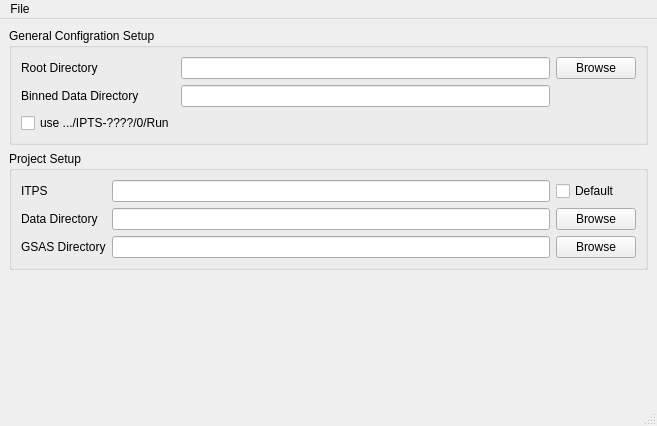
<?xml version="1.0" encoding="UTF-8"?>
<ui version="4.0">
 <class>MainWindow</class>
 <widget class="QMainWindow" name="MainWindow">
  <property name="geometry">
   <rect>
    <x>0</x>
    <y>0</y>
    <width>657</width>
    <height>426</height>
   </rect>
  </property>
  <property name="windowTitle">
   <string>MainWindow</string>
  </property>
  <widget class="QWidget" name="centralwidget">
   <layout class="QVBoxLayout" name="verticalLayout">
    <item>
     <widget class="QGroupBox" name="groupBox">
      <property name="title">
       <string>General Configration Setup</string>
      </property>
      <layout class="QGridLayout" name="gridLayout_2">
       <item row="1" column="0">
        <widget class="QLabel" name="label_5">
         <property name="text">
          <string>Binned Data Directory</string>
         </property>
        </widget>
       </item>
       <item row="0" column="0">
        <widget class="QLabel" name="label_4">
         <property name="text">
          <string>Root Directory</string>
         </property>
        </widget>
       </item>
       <item row="1" column="2">
        <widget class="QLineEdit" name="lineEdit_relativeBinned"/>
       </item>
       <item row="0" column="2">
        <widget class="QLineEdit" name="lineEdit_rootDir"/>
       </item>
       <item row="0" column="3">
        <widget class="QPushButton" name="pushButton_browseRootDir">
         <property name="text">
          <string>Browse</string>
         </property>
        </widget>
       </item>
       <item row="3" column="0">
        <widget class="QCheckBox" name="checkBox_runAccessMode">
         <property name="text">
          <string>use .../IPTS-????/0/Run</string>
         </property>
        </widget>
       </item>
      </layout>
     </widget>
    </item>
    <item>
     <widget class="QGroupBox" name="groupBox_2">
      <property name="title">
       <string>Project Setup</string>
      </property>
      <layout class="QGridLayout" name="gridLayout">
       <item row="1" column="2">
        <widget class="QPushButton" name="pushButton_browseIPTSDataDir">
         <property name="text">
          <string>Browse</string>
         </property>
        </widget>
       </item>
       <item row="1" column="0">
        <widget class="QLabel" name="label_2">
         <property name="text">
          <string>Data Directory</string>
         </property>
        </widget>
       </item>
       <item row="0" column="1">
        <widget class="QLineEdit" name="lineEdit_IPTS"/>
       </item>
       <item row="1" column="1">
        <widget class="QLineEdit" name="lineEdit_iptsDataDir"/>
       </item>
       <item row="3" column="1">
        <widget class="QLineEdit" name="lineEdit_iptsGssDir"/>
       </item>
       <item row="3" column="0">
        <widget class="QLabel" name="label_3">
         <property name="text">
          <string>GSAS Directory</string>
         </property>
        </widget>
       </item>
       <item row="0" column="0">
        <widget class="QLabel" name="label">
         <property name="text">
          <string>ITPS</string>
         </property>
        </widget>
       </item>
       <item row="3" column="2">
        <widget class="QPushButton" name="pushButton_browseBinnedData">
         <property name="text">
          <string>Browse</string>
         </property>
        </widget>
       </item>
       <item row="0" column="2">
        <widget class="QCheckBox" name="checkBox_useDefaultIPTS">
         <property name="text">
          <string>Default</string>
         </property>
        </widget>
       </item>
      </layout>
     </widget>
    </item>
    <item>
     <spacer name="verticalSpacer">
      <property name="orientation">
       <enum>Qt::Vertical</enum>
      </property>
      <property name="sizeHint" stdset="0">
       <size>
        <width>20</width>
        <height>40</height>
       </size>
      </property>
     </spacer>
    </item>
   </layout>
  </widget>
  <widget class="QMenuBar" name="menubar">
   <property name="geometry">
    <rect>
     <x>0</x>
     <y>0</y>
     <width>657</width>
     <height>22</height>
    </rect>
   </property>
   <widget class="QMenu" name="menuFile">
    <property name="title">
     <string>File</string>
    </property>
    <addaction name="actionSave"/>
    <addaction name="actionLoad"/>
    <addaction name="separator"/>
    <addaction name="actionQuit"/>
   </widget>
   <addaction name="menuFile"/>
  </widget>
  <widget class="QStatusBar" name="statusbar"/>
  <action name="actionQuit">
   <property name="text">
    <string>Quit</string>
   </property>
  </action>
  <action name="actionSave">
   <property name="text">
    <string>Save</string>
   </property>
  </action>
  <action name="actionLoad">
   <property name="text">
    <string>Load</string>
   </property>
  </action>
 </widget>
 <resources/>
 <connections/>
</ui>
